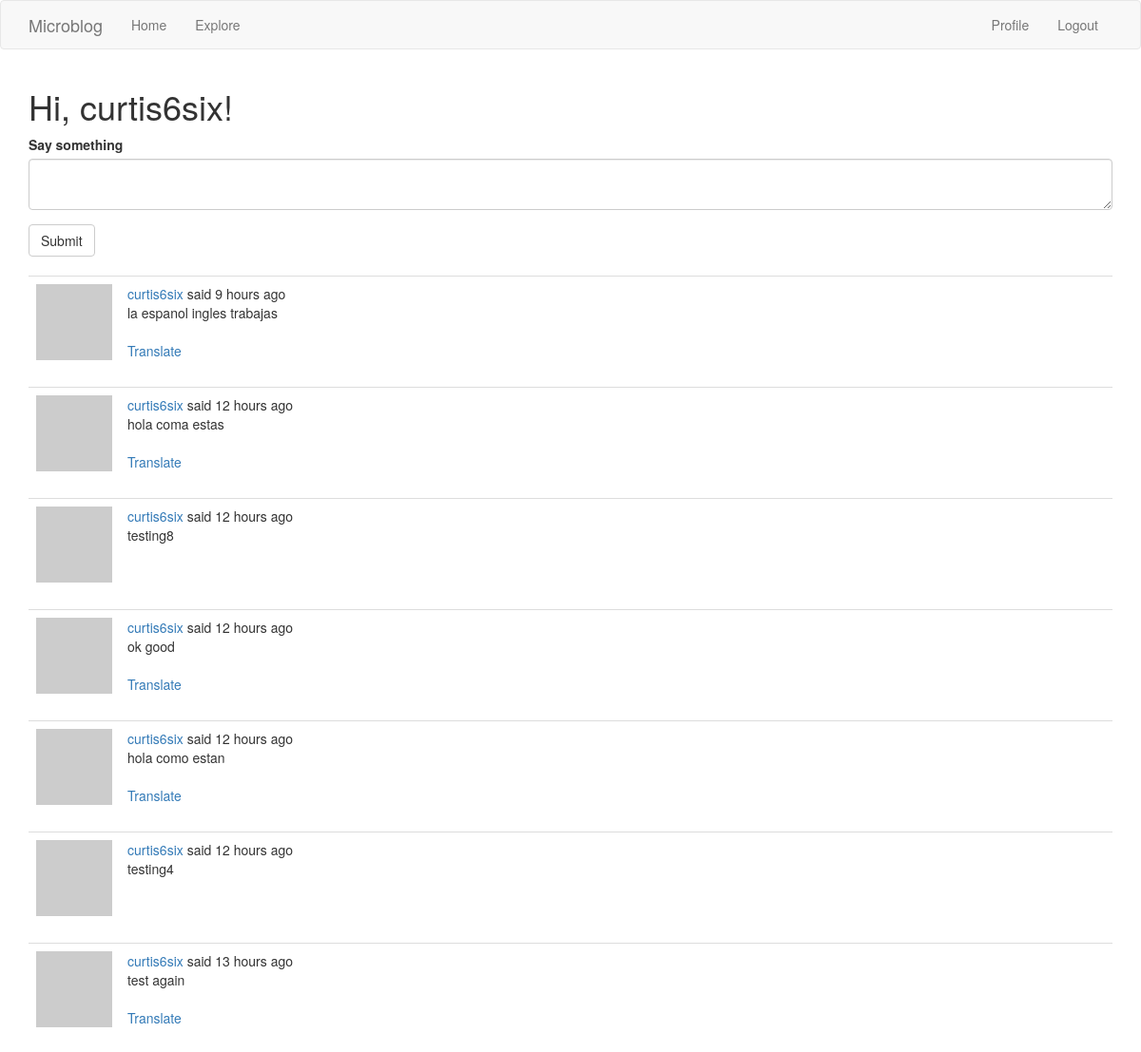
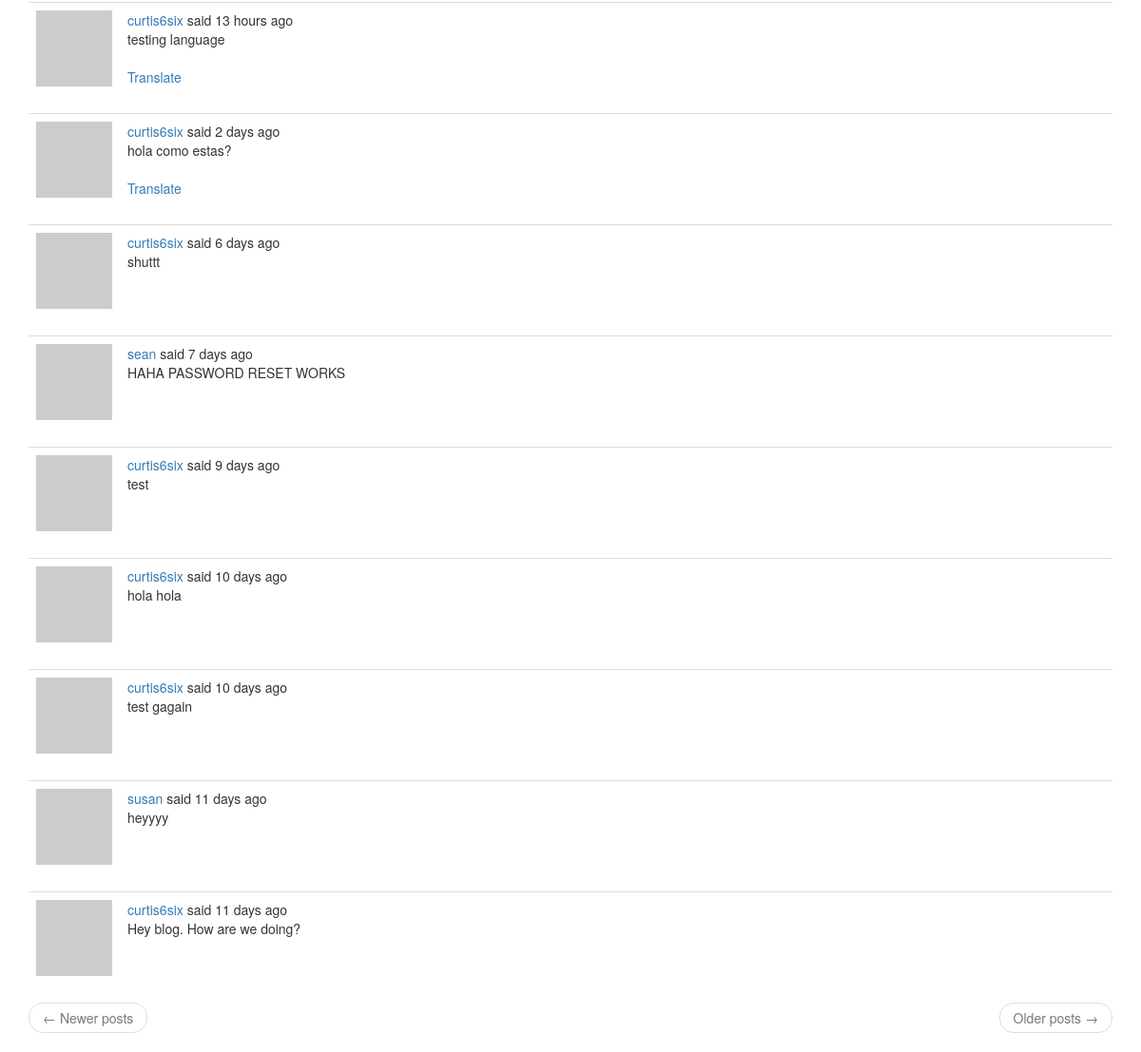
The page /index (signed in) on the database its author committed (2 pictures, top to bottom).
### app/models.py (models this page shows, shortened)
class User(UserMixin, db.Model):
    id = db.Column(db.Integer, primary_key=True)
    username = db.Column(db.String(64), index=True, unique=True)
    email = db.Column(db.String(120), index=True, unique=True)
    password_hash = db.Column(db.String(128))
    posts = db.relationship('Post', backref='author', lazy='dynamic')
    about_me = db.Column(db.String(140))
    last_seen = db.Column(db.DateTime, default=datetime.utcnow)
    followed = db.relationship(
        'User',secondary=followers,
        primaryjoin=(followers.c.follower_id == id),
        secondaryjoin=(followers.c.followed_id == id),
        backref=db.backref('followers', lazy='dynamic'), lazy='dynamic')
    def avatar(self,size):
        digest = md5(self.email.lower().encode('utf-8')).hexdigest()
        return 'https://www.gravatar.com/avatar/{}?d=identicon&s={}'.format(digest, size)
    def followed_posts(self):
        followed = Post.query.join(
            followers, (followers.c.followed_id == Post.user_id)).filter(
                followers.c.follower_id == self.id)
        own = Post.query.filter_by(user_id=self.id)
        return followed.union(own).order_by(Post.timestamp.desc())

class Post(db.Model):
    id = db.Column(db.Integer, primary_key=True)
    body = db.Column(db.String(140))
    timestamp = db.Column(db.DateTime, index=True, default=datetime.utcnow)
    user_id = db.Column(db.Integer, db.ForeignKey('user.id'))
    language = db.Column(db.String(5))

### app/routes.py (the view, shortened to what this page needs)
@app.route('/', methods=['GET', 'POST'])
@app.route('/index', methods=['GET', 'POST'])
@login_required
def index():
    form = PostForm()
    page = request.args.get('page', 1, type=int)
    posts = current_user.followed_posts().paginate(page=page, per_page=app.config['POSTS_PER_PAGE'], error_out=False)
    next_url = url_for('index', page=posts.next_num) \
        if posts.has_next else None
    prev_url = url_for('index', poage=posts.prev_num) \
    if posts.has_prev else None
    return render_template('index.html', title='Home Page', form=form, posts=posts.items, next_url=next_url, prev_url=prev_url)

### app/forms.py
class PostForm(FlaskForm):
    post = TextAreaField(_1('Say something'), validators=[DataRequired()])
    submit = SubmitField(_1('Submit'))

### app/models.py (called while the page is built)
@login.user_loader
def load_user(id):
    return User.query.get(int(id))

### app/routes.py (called while the page is built)
@app.before_request
def before_request():
    if current_user.is_authenticated:
        current_user.last_seen = datetime.utcnow()
        db.session.commit()
    g.locale = str(get_locale())

### app/templates/index.html
{% extends "base.html" %}
{% import 'bootstrap/wtf.html' as wtf %}
{% block app_content %}
    <h1>{{ _('Hi, %(username)s!', username=current_user.username) }}</h1>
    {% if form %}
    {{ wtf.quick_form(form) }}
    <br>
    {% endif %}
    {% for post in posts %}
        {% include '_post.html' %}
    {% endfor %}
    <nav aria-label="...">
        <ul class="pager">
            <li class="previous{% if not prev_url %} disabled{% endif %}">
                <a href="{{ prev_url or '#' }}">
                    <span aria-hidden="true">&larr;</span> {{ _('Newer posts') }}
                </a>
            </li>
            <li class="next{% if not next_url %} disabled{% endif %}">
                <a href="{{ next_url or '#' }}">
                    {{ _('Older posts') }} <span aria-hidden="true">&rarr;</span>
                </a>
            </li>
        </ul>
    </nav>
{% endblock %}

### app/templates/_post.html (shortened to what this page needs)
<table class="table table-hover">
    <tr>
        <td width="70px">
            <a href="{{ url_for('user', username=post.author.username) }}">
                <img src="{{ post.author.avatar(70) }}" />
            </a>
        </td>
        <td>
            {{ _('%(username)s said %(when)s', username=user_link, when=moment(post.timestamp).fromNow()) }}
            <br>
            <span id="post{{ post.id }}">{{ post.body }}</span>
            {% if post.language and post.language != g.locale %}
            <br><br>
            <span id="translation{{ post.id }}">
                <a href="javascript:translate(
                    '#post{{ post.id }}',
                    '#translation{{ post.id }}',
                    '{{ post.language }}',
                    '{{ g.locale }}');">{{ _('Translate') }}</a>
            </span>
            {% endif %}
        </td>
    </tr>
</table>

### rows shown on the page
Post: body "la espanol ingles trabajas"
Post: body "hola coma estas"
Post: body "testing8"
Post: body "ok good"
Post: body "hola como estan"
Post: body "testing4"
Post: body "test again"
Post: body "testing language"
Post: body "hola como estas?"
Post: body "shuttt"
Post: body "HAHA PASSWORD RESET WORKS"
Post: body "test"
Post: body "hola hola"
Post: body "test gagain"
Post: body "heyyyy"
Post: body "Hey blog. How are we doing?"
